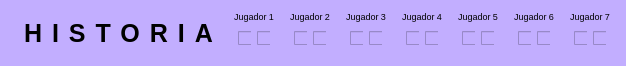
        <widget class="QWidget" name="widget_56" native="true">
         <property name="maximumSize">
          <size>
           <width>750</width>
           <height>60</height>
          </size>
         </property>
         <property name="styleSheet">
          <string notr="true">background-color: rgb(194, 174, 255);
</string>
         </property>
         <layout class="QHBoxLayout" name="horizontalLayout_117">
          <item>
           <layout class="QHBoxLayout" name="horizontalLayout_118" stretch="0,0,0,0,0,0,0,0,0">
            <item alignment="Qt::AlignHCenter">
             <widget class="QLabel" name="label_150">
              <property name="maximumSize">
               <size>
                <width>30</width>
                <height>30</height>
               </size>
              </property>
              <property name="text">
               <string/>
              </property>
              <property name="pixmap">
               <pixmap>../../uno.png</pixmap>
              </property>
              <property name="scaledContents">
               <bool>true</bool>
              </property>
             </widget>
            </item>
            <item alignment="Qt::AlignHCenter">
             <widget class="QLabel" name="label_151">
              <property name="font">
               <font>
                <family>Arial</family>
                <pointsize>-1</pointsize>
                <bold>true</bold>
               </font>
              </property>
              <property name="styleSheet">
               <string notr="true">letter-spacing : 10px;
font-weight: bold;
font-size: 25px;</string>
              </property>
              <property name="text">
               <string>HISTORIA</string>
              </property>
             </widget>
            </item>
            <item>
             <widget class="QWidget" name="widget_199" native="true">
              <property name="maximumSize">
               <size>
                <width>50</width>
                <height>60</height>
               </size>
              </property>
              <property name="styleSheet">
               <string notr="true"/>
              </property>
              <layout class="QVBoxLayout" name="verticalLayout_109" stretch="0,0">
               <property name="spacing">
                <number>0</number>
               </property>
               <property name="leftMargin">
                <number>0</number>
               </property>
               <property name="topMargin">
                <number>0</number>
               </property>
               <property name="rightMargin">
                <number>0</number>
               </property>
               <property name="bottomMargin">
                <number>0</number>
               </property>
               <item>
                <widget class="QLabel" name="label_152">
                 <property name="maximumSize">
                  <size>
                   <width>60</width>
                   <height>20</height>
                  </size>
                 </property>
                 <property name="font">
                  <font>
                   <pointsize>7</pointsize>
                  </font>
                 </property>
                 <property name="frameShape">
                  <enum>QFrame::NoFrame</enum>
                 </property>
                 <property name="frameShadow">
                  <enum>QFrame::Plain</enum>
                 </property>
                 <property name="text">
                  <string>Jugador 1</string>
                 </property>
                 <property name="alignment">
                  <set>Qt::AlignCenter</set>
                 </property>
                 <property name="wordWrap">
                  <bool>false</bool>
                 </property>
                </widget>
               </item>
               <item>
                <widget class="QWidget" name="widget_200" native="true">
                 <layout class="QGridLayout" name="gridLayout_91">
                  <item row="0" column="0">
                   <layout class="QHBoxLayout" name="horizontalLayout_119">
                    <item alignment="Qt::AlignHCenter">
                     <widget class="QCheckBox" name="checkBox_181">
                      <property name="enabled">
                       <bool>false</bool>
                      </property>
                      <property name="text">
                       <string/>
                      </property>
                      <property name="checkable">
                       <bool>false</bool>
                      </property>
                     </widget>
                    </item>
                    <item alignment="Qt::AlignHCenter">
                     <widget class="QCheckBox" name="checkBox_182">
                      <property name="enabled">
                       <bool>false</bool>
                      </property>
                      <property name="text">
                       <string/>
                      </property>
                      <property name="checkable">
                       <bool>false</bool>
                      </property>
                     </widget>
                    </item>
                   </layout>
                  </item>
                 </layout>
                </widget>
               </item>
              </layout>
             </widget>
            </item>
            <item>
             <widget class="QWidget" name="widget_201" native="true">
              <property name="maximumSize">
               <size>
                <width>50</width>
                <height>60</height>
               </size>
              </property>
              <property name="styleSheet">
               <string notr="true"/>
              </property>
              <layout class="QVBoxLayout" name="verticalLayout_110" stretch="0,0">
               <property name="spacing">
                <number>0</number>
               </property>
               <property name="leftMargin">
                <number>0</number>
               </property>
               <property name="topMargin">
                <number>0</number>
               </property>
               <property name="rightMargin">
                <number>0</number>
               </property>
               <property name="bottomMargin">
                <number>0</number>
               </property>
               <item>
                <widget class="QLabel" name="label_153">
                 <property name="maximumSize">
                  <size>
                   <width>60</width>
                   <height>20</height>
                  </size>
                 </property>
                 <property name="font">
                  <font>
                   <pointsize>7</pointsize>
                  </font>
                 </property>
                 <property name="frameShape">
                  <enum>QFrame::NoFrame</enum>
                 </property>
                 <property name="frameShadow">
                  <enum>QFrame::Plain</enum>
                 </property>
                 <property name="text">
                  <string>Jugador 2</string>
                 </property>
                 <property name="alignment">
                  <set>Qt::AlignCenter</set>
                 </property>
                 <property name="wordWrap">
                  <bool>false</bool>
                 </property>
                </widget>
               </item>
               <item>
                <widget class="QWidget" name="widget_202" native="true">
                 <layout class="QGridLayout" name="gridLayout_92">
                  <item row="0" column="0">
                   <layout class="QHBoxLayout" name="horizontalLayout_120">
                    <item alignment="Qt::AlignHCenter">
                     <widget class="QCheckBox" name="checkBox_183">
                      <property name="enabled">
                       <bool>false</bool>
                      </property>
                      <property name="text">
                       <string/>
                      </property>
                      <property name="checkable">
                       <bool>false</bool>
                      </property>
                     </widget>
                    </item>
                    <item alignment="Qt::AlignHCenter">
                     <widget class="QCheckBox" name="checkBox_184">
                      <property name="enabled">
                       <bool>false</bool>
                      </property>
                      <property name="text">
                       <string/>
                      </property>
                      <property name="checkable">
                       <bool>false</bool>
                      </property>
                     </widget>
                    </item>
                   </layout>
                  </item>
                 </layout>
                </widget>
               </item>
              </layout>
             </widget>
            </item>
            <item>
             <widget class="QWidget" name="widget_203" native="true">
              <property name="maximumSize">
               <size>
                <width>50</width>
                <height>60</height>
               </size>
              </property>
              <property name="styleSheet">
               <string notr="true"/>
              </property>
              <layout class="QVBoxLayout" name="verticalLayout_111" stretch="0,0">
               <property name="spacing">
                <number>0</number>
               </property>
               <property name="leftMargin">
                <number>0</number>
               </property>
               <property name="topMargin">
                <number>0</number>
               </property>
               <property name="rightMargin">
                <number>0</number>
               </property>
               <property name="bottomMargin">
                <number>0</number>
               </property>
               <item>
                <widget class="QLabel" name="label_154">
                 <property name="maximumSize">
                  <size>
                   <width>60</width>
                   <height>20</height>
                  </size>
                 </property>
                 <property name="font">
                  <font>
                   <pointsize>7</pointsize>
                  </font>
                 </property>
                 <property name="frameShape">
                  <enum>QFrame::NoFrame</enum>
                 </property>
                 <property name="frameShadow">
                  <enum>QFrame::Plain</enum>
                 </property>
                 <property name="text">
                  <string>Jugador 3</string>
                 </property>
                 <property name="alignment">
                  <set>Qt::AlignCenter</set>
                 </property>
                 <property name="wordWrap">
                  <bool>false</bool>
                 </property>
                </widget>
               </item>
               <item>
                <widget class="QWidget" name="widget_204" native="true">
                 <layout class="QGridLayout" name="gridLayout_93">
                  <item row="0" column="0">
                   <layout class="QHBoxLayout" name="horizontalLayout_121">
                    <item alignment="Qt::AlignHCenter">
                     <widget class="QCheckBox" name="checkBox_185">
                      <property name="enabled">
                       <bool>false</bool>
                      </property>
                      <property name="text">
                       <string/>
                      </property>
                      <property name="checkable">
                       <bool>false</bool>
                      </property>
                     </widget>
                    </item>
                    <item alignment="Qt::AlignHCenter">
                     <widget class="QCheckBox" name="checkBox_186">
                      <property name="enabled">
                       <bool>false</bool>
                      </property>
                      <property name="text">
                       <string/>
                      </property>
                      <property name="checkable">
                       <bool>false</bool>
                      </property>
                     </widget>
                    </item>
                   </layout>
                  </item>
                 </layout>
                </widget>
               </item>
              </layout>
             </widget>
            </item>
            <item>
             <widget class="QWidget" name="widget_205" native="true">
              <property name="maximumSize">
               <size>
                <width>50</width>
                <height>60</height>
               </size>
              </property>
              <property name="styleSheet">
               <string notr="true"/>
              </property>
              <layout class="QVBoxLayout" name="verticalLayout_112" stretch="0,0">
               <property name="spacing">
                <number>0</number>
               </property>
               <property name="leftMargin">
                <number>0</number>
               </property>
               <property name="topMargin">
                <number>0</number>
               </property>
               <property name="rightMargin">
                <number>0</number>
               </property>
               <property name="bottomMargin">
                <number>0</number>
               </property>
               <item>
                <widget class="QLabel" name="label_155">
                 <property name="maximumSize">
                  <size>
                   <width>60</width>
                   <height>20</height>
                  </size>
                 </property>
                 <property name="font">
                  <font>
                   <pointsize>7</pointsize>
                  </font>
                 </property>
                 <property name="frameShape">
                  <enum>QFrame::NoFrame</enum>
                 </property>
                 <property name="frameShadow">
                  <enum>QFrame::Plain</enum>
                 </property>
                 <property name="text">
                  <string>Jugador 4</string>
                 </property>
                 <property name="alignment">
                  <set>Qt::AlignCenter</set>
                 </property>
                 <property name="wordWrap">
                  <bool>false</bool>
                 </property>
                </widget>
               </item>
               <item>
                <widget class="QWidget" name="widget_206" native="true">
                 <layout class="QGridLayout" name="gridLayout_94">
                  <item row="0" column="0">
                   <layout class="QHBoxLayout" name="horizontalLayout_122">
                    <item alignment="Qt::AlignHCenter">
                     <widget class="QCheckBox" name="checkBox_187">
                      <property name="enabled">
                       <bool>false</bool>
                      </property>
                      <property name="text">
                       <string/>
                      </property>
                      <property name="checkable">
                       <bool>false</bool>
                      </property>
                     </widget>
                    </item>
                    <item alignment="Qt::AlignHCenter">
                     <widget class="QCheckBox" name="checkBox_188">
                      <property name="enabled">
                       <bool>false</bool>
                      </property>
                      <property name="text">
                       <string/>
                      </property>
                      <property name="checkable">
                       <bool>false</bool>
                      </property>
                     </widget>
                    </item>
                   </layout>
                  </item>
                 </layout>
                </widget>
               </item>
              </layout>
             </widget>
            </item>
            <item>
             <widget class="QWidget" name="widget_207" native="true">
              <property name="maximumSize">
               <size>
                <width>50</width>
                <height>60</height>
               </size>
              </property>
              <property name="styleSheet">
               <string notr="true"/>
              </property>
              <layout class="QVBoxLayout" name="verticalLayout_113" stretch="0,0">
               <property name="spacing">
                <number>0</number>
               </property>
               <property name="leftMargin">
                <number>0</number>
               </property>
               <property name="topMargin">
                <number>0</number>
               </property>
               <property name="rightMargin">
                <number>0</number>
               </property>
               <property name="bottomMargin">
                <number>0</number>
               </property>
               <item>
                <widget class="QLabel" name="label_156">
                 <property name="maximumSize">
                  <size>
                   <width>60</width>
                   <height>20</height>
                  </size>
                 </property>
                 <property name="font">
                  <font>
                   <pointsize>7</pointsize>
                  </font>
                 </property>
                 <property name="frameShape">
                  <enum>QFrame::NoFrame</enum>
                 </property>
                 <property name="frameShadow">
                  <enum>QFrame::Plain</enum>
                 </property>
                 <property name="text">
                  <string>Jugador 5</string>
                 </property>
                 <property name="alignment">
                  <set>Qt::AlignCenter</set>
                 </property>
                 <property name="wordWrap">
                  <bool>false</bool>
                 </property>
                </widget>
               </item>
               <item>
                <widget class="QWidget" name="widget_208" native="true">
                 <layout class="QGridLayout" name="gridLayout_95">
                  <item row="0" column="0">
                   <layout class="QHBoxLayout" name="horizontalLayout_123">
                    <item alignment="Qt::AlignHCenter">
                     <widget class="QCheckBox" name="checkBox_189">
                      <property name="enabled">
                       <bool>false</bool>
                      </property>
                      <property name="text">
                       <string/>
                      </property>
                      <property name="checkable">
                       <bool>false</bool>
                      </property>
                     </widget>
                    </item>
                    <item alignment="Qt::AlignHCenter">
                     <widget class="QCheckBox" name="checkBox_190">
                      <property name="enabled">
                       <bool>false</bool>
                      </property>
                      <property name="text">
                       <string/>
                      </property>
                      <property name="checkable">
                       <bool>false</bool>
                      </property>
                     </widget>
                    </item>
                   </layout>
                  </item>
                 </layout>
                </widget>
               </item>
              </layout>
             </widget>
            </item>
            <item>
             <widget class="QWidget" name="widget_209" native="true">
              <property name="maximumSize">
               <size>
                <width>50</width>
                <height>60</height>
               </size>
              </property>
              <property name="styleSheet">
               <string notr="true"/>
              </property>
              <layout class="QVBoxLayout" name="verticalLayout_114" stretch="0,0">
               <property name="spacing">
                <number>0</number>
               </property>
               <property name="leftMargin">
                <number>0</number>
               </property>
               <property name="topMargin">
                <number>0</number>
               </property>
               <property name="rightMargin">
                <number>0</number>
               </property>
               <property name="bottomMargin">
                <number>0</number>
               </property>
               <item>
                <widget class="QLabel" name="label_157">
                 <property name="maximumSize">
                  <size>
                   <width>60</width>
                   <height>20</height>
                  </size>
                 </property>
                 <property name="font">
                  <font>
                   <pointsize>7</pointsize>
                  </font>
                 </property>
                 <property name="frameShape">
                  <enum>QFrame::NoFrame</enum>
                 </property>
                 <property name="frameShadow">
                  <enum>QFrame::Plain</enum>
                 </property>
                 <property name="text">
                  <string>Jugador 6</string>
                 </property>
                 <property name="alignment">
                  <set>Qt::AlignCenter</set>
                 </property>
                 <property name="wordWrap">
                  <bool>false</bool>
                 </property>
                </widget>
               </item>
               <item>
                <widget class="QWidget" name="widget_210" native="true">
                 <layout class="QGridLayout" name="gridLayout_96">
                  <item row="0" column="0">
                   <layout class="QHBoxLayout" name="horizontalLayout_124">
                    <item alignment="Qt::AlignHCenter">
                     <widget class="QCheckBox" name="checkBox_191">
                      <property name="enabled">
                       <bool>false</bool>
                      </property>
                      <property name="text">
                       <string/>
                      </property>
                      <property name="checkable">
                       <bool>false</bool>
                      </property>
                     </widget>
                    </item>
                    <item alignment="Qt::AlignHCenter">
                     <widget class="QCheckBox" name="checkBox_192">
                      <property name="enabled">
                       <bool>false</bool>
                      </property>
                      <property name="text">
                       <string/>
                      </property>
                      <property name="checkable">
                       <bool>false</bool>
                      </property>
                     </widget>
                    </item>
                   </layout>
                  </item>
                 </layout>
                </widget>
               </item>
              </layout>
             </widget>
            </item>
            <item>
             <widget class="QWidget" name="widget_211" native="true">
              <property name="maximumSize">
               <size>
                <width>50</width>
                <height>60</height>
               </size>
              </property>
              <property name="styleSheet">
               <string notr="true"/>
              </property>
              <layout class="QVBoxLayout" name="verticalLayout_115" stretch="0,0">
               <property name="spacing">
                <number>0</number>
               </property>
               <property name="leftMargin">
                <number>0</number>
               </property>
               <property name="topMargin">
                <number>0</number>
               </property>
               <property name="rightMargin">
                <number>0</number>
               </property>
               <property name="bottomMargin">
                <number>0</number>
               </property>
               <item>
                <widget class="QLabel" name="label_158">
                 <property name="maximumSize">
                  <size>
                   <width>60</width>
                   <height>20</height>
                  </size>
                 </property>
                 <property name="font">
                  <font>
                   <pointsize>7</pointsize>
                  </font>
                 </property>
                 <property name="frameShape">
                  <enum>QFrame::NoFrame</enum>
                 </property>
                 <property name="frameShadow">
                  <enum>QFrame::Plain</enum>
                 </property>
                 <property name="text">
                  <string>Jugador 7</string>
                 </property>
                 <property name="alignment">
                  <set>Qt::AlignCenter</set>
                 </property>
                 <property name="wordWrap">
                  <bool>false</bool>
                 </property>
                </widget>
               </item>
               <item>
                <widget class="QWidget" name="widget_212" native="true">
                 <layout class="QGridLayout" name="gridLayout_97">
                  <item row="0" column="0">
                   <layout class="QHBoxLayout" name="horizontalLayout_125">
                    <item alignment="Qt::AlignHCenter">
                     <widget class="QCheckBox" name="checkBox_193">
                      <property name="enabled">
                       <bool>false</bool>
                      </property>
                      <property name="text">
                       <string/>
                      </property>
                      <property name="checkable">
                       <bool>false</bool>
                      </property>
                     </widget>
                    </item>
                    <item alignment="Qt::AlignHCenter">
                     <widget class="QCheckBox" name="checkBox_194">
                      <property name="enabled">
                       <bool>false</bool>
                      </property>
                      <property name="text">
                       <string/>
                      </property>
                      <property name="checkable">
                       <bool>false</bool>
                      </property>
                     </widget>
                    </item>
                   </layout>
                  </item>
                 </layout>
                </widget>
               </item>
              </layout>
             </widget>
            </item>
           </layout>
          </item>
         </layout>
        </widget>
